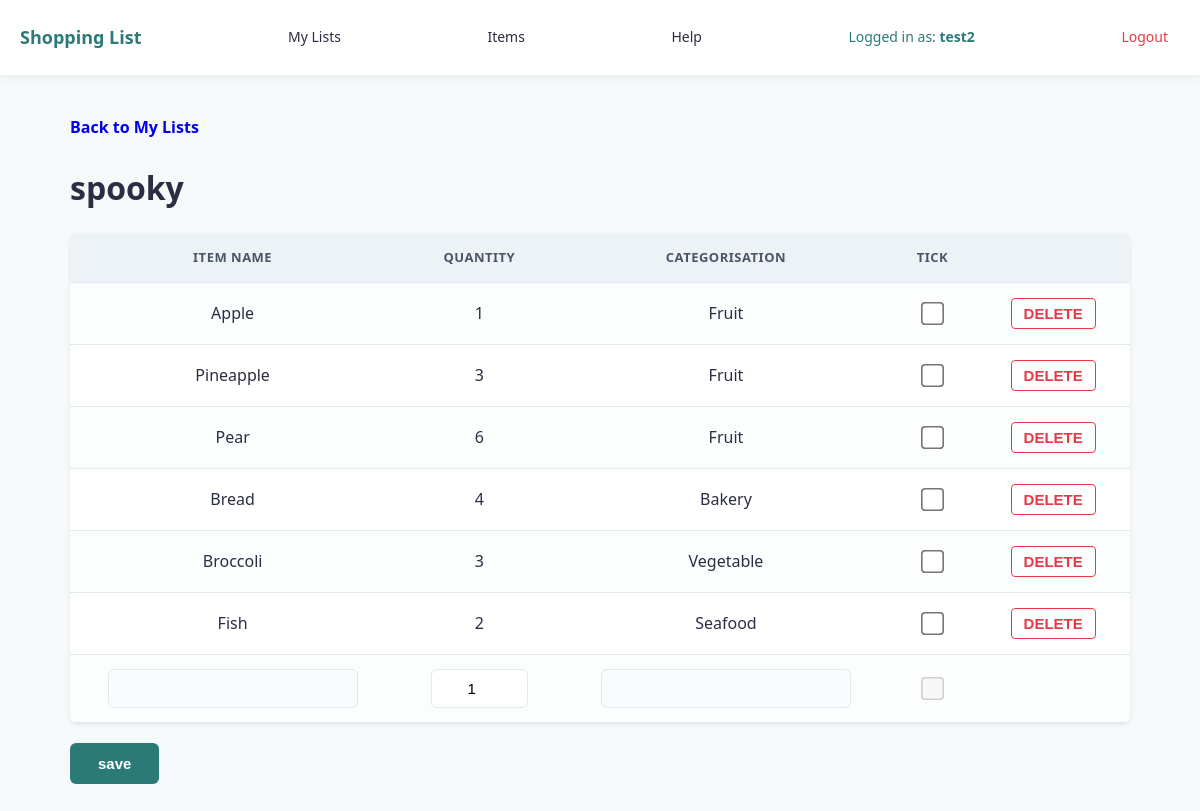
The app's page /list/1 (signed in) with its own data.
### tables this page shows
CREATE TABLE "lists" (list_id INTEGER NOT NULL PRIMARY KEY, list_name TEXT, user_id INTEGER REFERENCES user (user_id));

CREATE TABLE "list_contents" (`list_id` INTEGER REFERENCES `lists`(`list_id`), `item_id` INTEGER REFERENCES `item`(`item_id`), `quantity` INTEGER, "ticked" BOOLEAN);

CREATE TABLE "item" (item_id INTEGER NOT NULL PRIMARY KEY, item_name TEXT NOT NULL, "categorisation" TEXT, user_id INTEGER REFERENCES user (user_id));

### shopping_list.py (the view, shortened to what this page needs)
@app.route("/list/<int:list_id>", methods=["GET", "POST"])
def list_route(list_id=None):
    current_list = verify_list_ownership(list_id)
    if not current_list:
        return redirect(url_for("my_lists"))
    db = get_db()
    current_user_id = session["user_id"]
    if list_id:
        sql = """SELECT list_contents.item_id, item.item_name, list_contents.quantity, item.categorisation, list_contents.ticked
                FROM list_contents
                JOIN item ON item.item_id=list_contents.item_id
                WHERE list_contents.list_id = ?;"""
        results = query_db(sql, [list_id]) or []
    else:
        results = []
    return render_template("list.html", list=results, list_id=list_id, current_list=current_list)

### shopping_list.py (called while the page is built)
def get_db():
    db = getattr(g, '_database', None)
    if db is None:
        db = g._database = sqlite3.connect(DATABASE)
        db.row_factory = sqlite3.Row
    return db

@app.teardown_appcontext
def close_connection(exception):
    db = getattr(g, '_database', None)
    if db is not None:
        db.close()

def query_db(query, args=(), one=False):
    cur = get_db().execute(query, args)
    rv = cur.fetchall()
    cur.close()
    return (rv[0] if rv else None) if one else rv

def verify_list_ownership(list_id):
    if "user_id" not in session:
        return None
    sql = "SELECT * FROM lists where list_id = ? AND user_id = ?"
    return query_db(sql, [list_id, session["user_id"]], one=True)

### templates/list.html (shortened to what this page needs)
{% extends "index.html" %}
{% block body %}
<p><a href="{{ url_for('my_lists') }}" style="text-decoration: none; font-weight: bold;">Back to My Lists</a></p>
<h1>{{ current_list.list_name }}</h1>
<form action="{{ url_for('list_route', list_id=list_id) }}" method="post">
<table>
    <tr>
        <th>Item Name</th>
        <th>Quantity</th>
        <th>Categorisation</th>
        <th>tick</th>
        <th></th>
    </tr>
    {% for item in list %}
    <tr class="{% if item.ticked == 1 %}ticked-row{% endif %}">
        <td>{{ item.item_name }}</td>
        <td>{{ item.quantity }}</td>
        <td>{{ item.categorisation }}</td>
        <td>
            <input name="ticked_items" type="checkbox" value="{{ item.item_id }}" {% if item.ticked == 1 %}checked{% endif %}>
        </td>
        <td>
            <input type="submit" value="DELETE" form="delete-form-{{ item.item_id }}">
        </td>
    </tr>
    {% endfor %}
    <tr>
        <td>
            <input name="item_name" list="food">
        </td>
        <td><input type="number" name="quantity" min="1" max="999" value="1"></td>
        <td>
            <input list="food-type" name="categorisation">
        </td>
        <td><input type="checkbox" disabled></td>
        <td></td>
    </tr>
</table>
<input type="submit" value="save">
</form>
{% endblock  %}

### static/style.css (style rules this page uses)
:root { --primary-colour: #2b7a78; --primary-hover: #3a9694; --bg-colour: #f6f9f9; --card-bg: #ffffff; --text-colour: #2b2d42; --border-colour: #e2e8f0; --delete-colour: #e63946; }
body { font-family: system-ui, -apple-system, BlinkMacSystemFont, 'Segoe UI', Roboto, Oxygen, Ubuntu, Cantarell, 'Open Sans', 'Helvetica Neue', sans-serif; background-color: var(--bg-colour); color: var(--text-colour); margin: 0; padding: 0; line-height: 1.6; }
h1 { color: var(--text-colour); margin-bottom: 20px; }
table { width: 100%; border-collapse: collapse; background-color: var(--card-bg); border-radius: 8px; overflow: hidden; box-shadow: 0 4px 6px rgba(0, 0, 0, 0.02), 0 1px 3px rgba(0, 0, 0, 0.08); margin: 20px 0; }
table, th, td { border: none; }
th { background-color: #edf2f7; color: #4a5568; font-weight: 600; text-transform: uppercase; font-size: 13px; letter-spacing: 0.5px; border-bottom: 1px solid var(--border-colour); }
th, td { padding: 14px 20px; text-align: center; vertical-align: middle; border-bottom: 1px solid var(--border-colour); }
tr:nth-child(even) td { background-color: #fcfdfd; }
form table input[type="checkbox"] { transform: scale(1.8); margin: 10px auto; display: block; cursor: pointer; }
input[type="text"], input[list] { width: 100%; max-width: 250px; padding: 10px 12px; font-size: 15px; border: 1px solid var(--border-colour); border-radius: 6px; box-sizing: border-box; background-color: #fafbfc; }
input[type="number"] { width: 75px; padding: 10px; font-size: 15px; text-align: center; border: 1px solid var(--border-colour); border-radius: 6px; }
input[type="submit"] { background-color: var(--primary-colour); color: #ffffff; padding: 12px 28px; font-size: 15px; font-weight: 600; border: none; border-radius: 6px; cursor: pointer; }
input[value="DELETE"] { background-color: transparent; color: var(--delete-colour); border: 1px solid var(--delete-colour); padding: 6px 12px; border-radius: 4px; font-weight: 600; cursor: pointer; }

### records on screen
lists: list_name "spooky"
list_contents: item_name "Apple", quantity "1", categorisation "Fruit"
list_contents: item_name "Pineapple", quantity "3", categorisation "Fruit"
list_contents: item_name "Pear", quantity "6", categorisation "Fruit"
list_contents: item_name "Bread", quantity "4", categorisation "Bakery"
list_contents: item_name "Broccoli", quantity "3", categorisation "Vegetable"
list_contents: item_name "Fish", quantity "2", categorisation "Seafood"

### other values on screen
{{ session.get('username') }} "test2"
